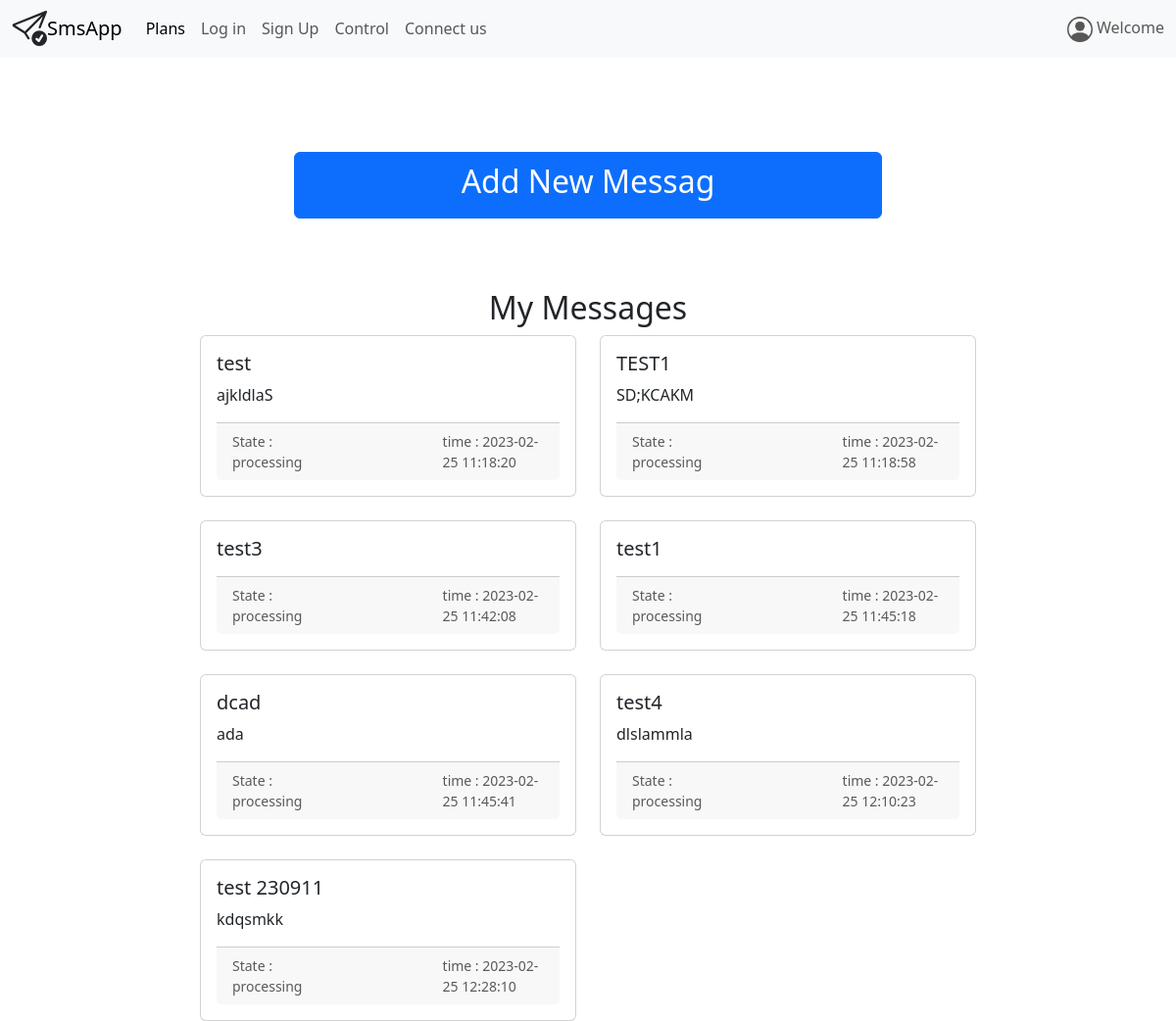
Page /control (signed in) on the committed database.
### app.py (models this page shows)
class Messg(db.Model):
    id = db.Column(db.Integer, primary_key=True)
    MessName = db.Column(db.String(10000), nullable=False)
    useradd = db.Column(db.String(100), nullable=False)
    MessCon = db.Column(db.String(10000), nullable=False)
    Messphons = db.Column(db.String(1000000), nullable=False)
    mesline = db.Column(db.String(40))
    stat = db.Column(db.String(40))
    conum = db.Column(db.String(40))
    created_at = db.Column(db.DateTime(timezone=True),
                           server_default=func.now())

### app.py (the view)
@app.route("/control")
def control():
    global uname
    if uname != 'gest':
        mess = Messg.query.filter_by(useradd=uname, stat='processing')
        return render_template('control.html',mes=mess)
    elif uname == 'gest':
        return redirect('/login')

### templates/control.html (shortened to what this page needs)
{% extends 'base.html' %} {% block content %}
<center><BR><BR><BR><BR>
<a class="btn btn-primary" href="/addmes" role="button" style='padding:10px 170px;'><h2>Add New Messag</h2></a></center>
<br><br><bR>
<center><h2>My Messages</h2></center>
<div class="row">
    <div class="col-2"></div>
    <div class="col-8"><div class="row row-cols-1 row-cols-md-2 g-4">
        {% for me in mes %}
        <div class="col">
          <div class="card">
            <div class="card-body">
              <h5 class="card-title">{{ me.MessName }}</h5>
              <p class="card-text">{{ me.MessCon }}</p>
              <div class="card-footer">
              <small class="text-muted"><div class='flex-container'>State : {{ me.stat }} <div class='ddd'> time :  {{ me.created_at }}</div></div></small></div>
            </div>
          </div>
        </div>{% endfor %}
    </div></div>
    <div class="col-2"></div>
</div>
{% endblock %}

### templates/base.html (shortened to what this page needs)
<!DOCTYPE html>
<html lang="en">
<head>
    <link href="https://cdn.jsdelivr.net/npm/bootstrap@5.3.0-alpha1/dist/css/bootstrap.min.css" rel="stylesheet">
</head>
<body>
    <nav class="navbar navbar-expand-lg bg-body-tertiary">
        <div class="container-fluid">
            <a class="navbar-brand" href="#">SmsApp</a>
            <div class="collapse navbar-collapse" id="navbarTogglerDemo02">
                <ul class="navbar-nav me-auto mb-2 mb-lg-0">
                    <li class="nav-item">
                        <a class="nav-link active" aria-current="page" href="/">Plans</a>
                    </li>
                    <li class="nav-item">
                        <a class="nav-link " href="login">Log in</a>
                    </li>
                    <li class="nav-item">
                        <a class="nav-link " href="register">Sign Up</a>
                    </li>
                    <li class="nav-item">
                        <li class="nav-item">
                            <a class="nav-link {{ stat }}" href="/control">Control</a>
                        </li>
                        <a class="nav-link ">Connect us</a>
                    </li>
                </ul>
                <span class="navbar-text">
                      Welcome {{ uname }}
                  </span>
            </div>
        </div>
    </nav>
    {% block content %} {% endblock %}
</body>
</html>

### templates/control.html (style rules this page uses)
.ddd { padding: 0 0 0 45% ; }
.flex-container { display: flex; }

### rows in the picture
Messg: MessName "test", MessCon "ajkldlaS", stat "processing", created_at "2023-02-25 11:18:20"
Messg: MessName "TEST1", MessCon "SD;KCAKM", stat "processing", created_at "2023-02-25 11:18:58"
Messg: MessName "test3", stat "processing", created_at "2023-02-25 11:42:08"
Messg: MessName "test1", stat "processing", created_at "2023-02-25 11:45:18"
Messg: MessName "dcad", MessCon "ada", stat "processing", created_at "2023-02-25 11:45:41"
Messg: MessName "test4", MessCon "dlslammla", stat "processing", created_at "2023-02-25 12:10:23"
Messg: MessName "test 230911", MessCon "kdqsmkk", stat "processing", created_at "2023-02-25 12:28:10"
